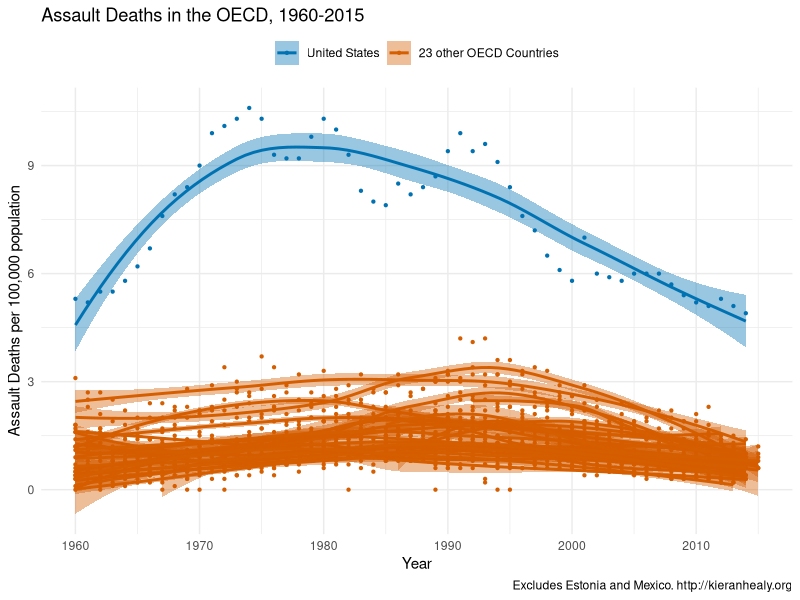

Write R code to recreate this figure.
library(tidyverse)
library(scales)
library(RColorBrewer)


## Colors and theme
cb_palette <- c("#D55E00", "#0072B2")

theme_set(theme_minimal())

## Create a figures/ subdir if one doesn't exist
ifelse(!dir.exists(file.path("figures")), dir.create(file.path("figures")), FALSE)

### --------------------------------------------------
### Data
### --------------------------------------------------

data <- read.csv("data/oecd-assault-series-per-100k-standardized-to-2015.csv",
                 header=TRUE)

colnames(data) <- c("Country", as.character(c(1960:2015)))

ind_us <- data$Country %in% "United States"

ind_exclude <- data$Country %in% c("Estonia", "Mexico", "Chile", "Israel")

data$Group <- "Other OECD"
data$Group[ind_us] <- "United States"

data$Dropped <- FALSE
data$Dropped[ind_exclude] <- TRUE



## Convert to long format
data_m <- gather(data, key = "Year", value = "Deaths", `1960`:`2015`)
data_m$Year <- as.numeric(data_m$Year)




###--------------------------------------------------
### Plots
###--------------------------------------------------

credit <- function() {
  return(makeFootnote("\n\nData: OECD. Excludes Estonia and Mexico. http://kieranhealy.org"))
}


pdf(file="figures/assault-deaths-oecd-ts-all.pdf", width=10, height=8)

p <- ggplot(data = subset(data_m, Dropped == FALSE),
            mapping = aes(x = Year, y = Deaths,
                          group = Country,
                          color = Group,
                          fill = Group))

p0 <- p + geom_point(size=0.8) + geom_smooth(method="loess") +
    scale_x_continuous(breaks = seq(1960, 2010, by = 10))
    scale_y_continuous(breaks = c(0, 2, 4, 6, 8, 10))

p1 <- p0 + scale_colour_manual(name = NULL,
                        breaks=c("United States", "Other OECD"),
                        labels=c("United States", "23 other OECD Countries"),
                               values=rev(cb_palette)) +
    scale_fill_manual(name  = NULL,
                      breaks=c("United States", "Other OECD"),
                      labels=c("United States", "23 other OECD Countries"),
                      values=rev(cb_palette))

p1 + labs(title = "Assault Deaths in the OECD, 1960-2015",
          caption = "Excludes Estonia and Mexico. http://kieranhealy.org",
          y = "Assault Deaths per 100,000 population",
          color = NULL,
          fill = NULL) +
    theme(legend.position="top")

dev.off()
